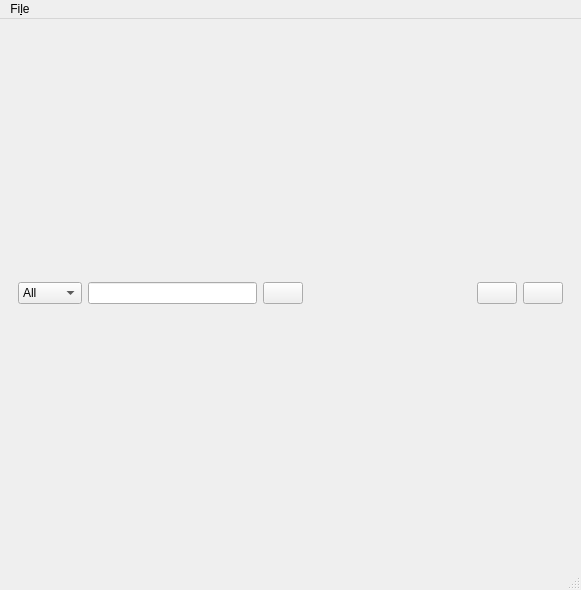
<?xml version="1.0" encoding="UTF-8"?>
<ui version="4.0">
 <class>MainWindow</class>
 <widget class="QMainWindow" name="MainWindow">
  <property name="geometry">
   <rect>
    <x>0</x>
    <y>0</y>
    <width>581</width>
    <height>590</height>
   </rect>
  </property>
  <property name="windowTitle">
   <string>MainWindow</string>
  </property>
  <widget class="QWidget" name="centralwidget">
   <layout class="QVBoxLayout" name="verticalLayout">
    <item>
     <widget class="QWidget" name="widget" native="true">
      <layout class="QGridLayout" name="gridLayout">
       <item row="0" column="1">
        <widget class="QLineEdit" name="searchLine"/>
       </item>
       <item row="0" column="2">
        <widget class="QPushButton" name="searchButton"/>
       </item>
       <item row="0" column="4">
        <widget class="QPushButton" name="deleteButton"/>
       </item>
       <item row="0" column="3">
        <spacer name="horizontalSpacer">
         <property name="orientation">
          <enum>Qt::Horizontal</enum>
         </property>
         <property name="sizeType">
          <enum>QSizePolicy::Expanding</enum>
         </property>
         <property name="sizeHint" stdset="0">
          <size>
           <width>40</width>
           <height>20</height>
          </size>
         </property>
        </spacer>
       </item>
       <item row="0" column="0">
        <widget class="QComboBox" name="filterCombo">
         <item>
          <property name="text">
           <string>All</string>
          </property>
         </item>
         <item>
          <property name="text">
           <string>URL</string>
          </property>
         </item>
         <item>
          <property name="text">
           <string>Status</string>
          </property>
         </item>
        </widget>
       </item>
       <item row="0" column="5">
        <widget class="QPushButton" name="startStopButton">
         <property name="enabled">
          <bool>true</bool>
         </property>
        </widget>
       </item>
      </layout>
     </widget>
    </item>
   </layout>
  </widget>
  <widget class="QMenuBar" name="menubar">
   <property name="geometry">
    <rect>
     <x>0</x>
     <y>0</y>
     <width>581</width>
     <height>31</height>
    </rect>
   </property>
   <widget class="QMenu" name="menuFile">
    <property name="title">
     <string>Fi&amp;le</string>
    </property>
    <addaction name="preferencesAction"/>
    <addaction name="exitAction"/>
   </widget>
   <addaction name="menuFile"/>
  </widget>
  <widget class="QStatusBar" name="statusbar"/>
  <action name="preferencesAction">
   <property name="text">
    <string>&amp;Preferences</string>
   </property>
  </action>
  <action name="exitAction">
   <property name="text">
    <string>&amp;Exit</string>
   </property>
  </action>
 </widget>
 <resources/>
 <connections/>
</ui>
